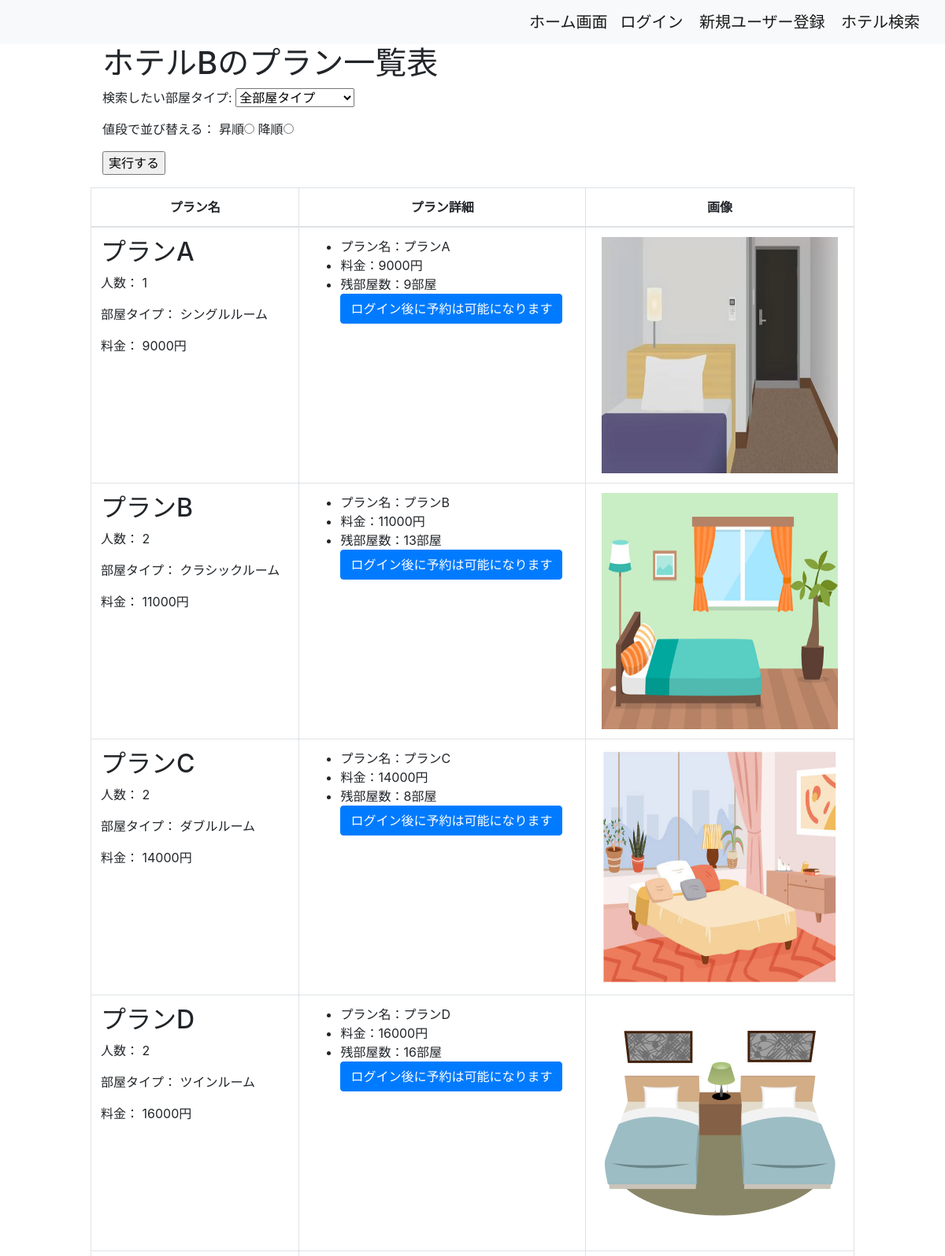
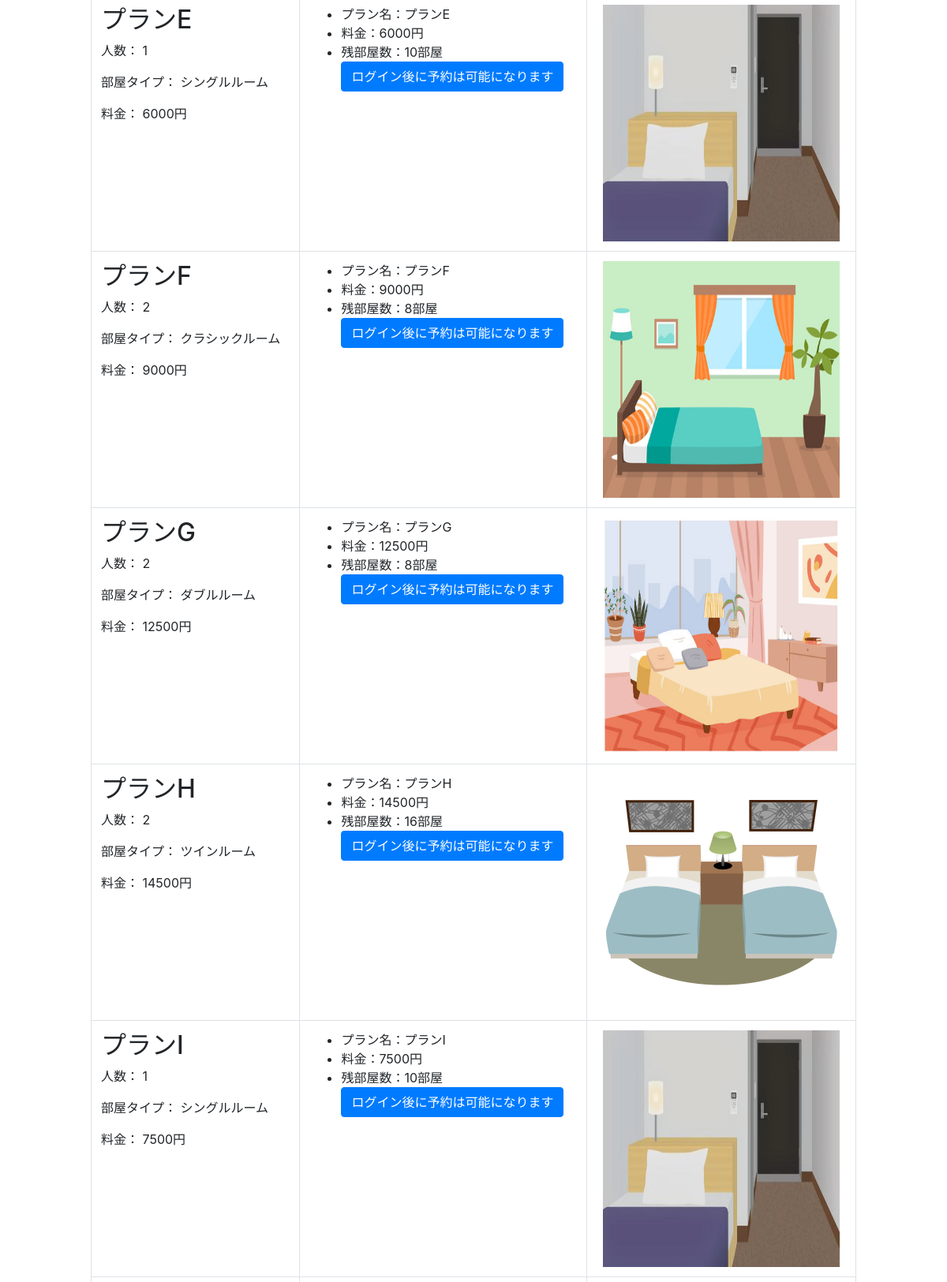
The app's page /hotel/plan_list/2/ (upper part) with its own data (2 pictures, top to bottom).
### hotel/models.py (models this page shows, shortened)
class HotelName(models.Model):
    name = models.CharField(max_length=1000)
    order = models.IntegerField(default=0)
    class Meta:
        db_table = 'hotel_name'
        ordering = ['order']

class PlanName(models.Model):
    name = models.CharField(max_length=1000)
    people = models.IntegerField()
    room_type = models.CharField(max_length=1000)
    price = models.DecimalField(max_digits=5, decimal_places=0)
    hotel = models.ForeignKey(HotelName, on_delete=models.CASCADE, default=1)
    stock = models.PositiveIntegerField(default=0)
    order = models.IntegerField(default=0)
    checkin = models.DateField(null=True, blank=True)
    checkout = models.DateField(null=True, blank=True)
    kupon = models.IntegerField(default=0)
    plan_id = models.IntegerField(default=0)
    objects = PlanNameManager()
    class Meta:
        db_table = 'plan_name'
        ordering = ['order']

class PlanPictures(models.Model):
    plan = models.ForeignKey(PlanName, on_delete=models.CASCADE, related_name='pictures')
    image = models.FileField(upload_to='plan_pictures/')
    order = models.IntegerField(default=0)
    class Meta:
        verbose_name = 'Plan Picture'
        verbose_name_plural = 'Plan Pictures'
        ordering = ['plan', 'order']

### hotel/views.py (the view, shortened to what this page needs)
# urls.py: path('plan_list/<int:hotel_id>/', PlanListView.as_view(), name='plan_list'),
class PlanListView(ListView):
    model = PlanName
    template_name = os.path.join('hotel/plan_list.html')
    context_object_name = 'plans'
    def get(self, request, *args, **kwargs):
        self.object_list = self.get_queryset()
        context = self.get_context_data()
        return self.render_to_response(context)
    def get_context_data(self, **kwargs):
        context = super().get_context_data(**kwargs)
        hotel_id = self.kwargs.get('hotel_id')
        context['hotel'] =  get_object_or_404(HotelName, id=hotel_id)
        context['pictures'] = PlanName.objects.filter(hotel=context['hotel']).order_by('order')
        context['room_type'] = self.room_type
        context['descending'] = self.request.GET.get('order_by_price') == '1'
        context['ascending'] = self.request.GET.get('order_by_price') == '2'
        context['is_authenticated'] = self.request.user.is_authenticated
        return context
    def get_queryset(self):
        self.hotel = get_object_or_404(HotelName, pk=self.kwargs['hotel_id'])
        query = PlanName.objects.filter(hotel=self.hotel).prefetch_related('pictures')
        self.room_type = self.request.GET.get('room_type', '')
        if self.room_type and self.room_type != '全部屋タイプ':
            query = query.filter(room_type=self.room_type)
        order_by_price = self.request.GET.get('order_by_price', '')
        if order_by_price == '1':
            query = query.order_by('price')
        elif order_by_price == '2':
            query = query.order_by('-price')
        logger.debug(f"room_type: {self.room_type}, order_by_price: {order_by_price}")
        logger.debug(f"Query: {query.query}")
        logger.debug(f"Number of results: {query.count()}")
        return query

### templates/hotel/plan_list.html (shortened to what this page needs)
{% extends 'base.html' %}
{% load custom_filters %}
{% block content %}
<div class="col-10 offset-1">
    <div class="container">
        <div class="row">
            <div class="col-12">
                <h1>{{ hotel.name }}のプラン一覧表</h1>
                <form method="get" action="{% url 'hotel:plan_list' hotel_id=hotel.id  %}">
                    <p>検索したい部屋タイプ:
                        <select name="room_type">
                            <option value="全部屋タイプ" {% if room_type == '全部屋タイプ' or not room_type %}selected{% endif %}>全部屋タイプ</option>
                        </select>
                    </p>
                    <p>値段で並び替える：
                        昇順<input type="radio" name="order_by_price" value="1" {% if descending %}checked{% endif %}>
                        降順<input type="radio" name="order_by_price" value="2" {% if ascending %}checked{% endif %}>
                    </p>
                    <p><input type="submit" value="実行する"/></p>
                </form>
            </div>
        </div>
        <div class="row">
                <table class="table table-bordered centered-table">
                    <thead>
                        <tr class="table table-bordered text-center">
                            <th class="text-center">プラン名</th>
                            <th class="text-center">プラン詳細</th>
                            <th class="text-center">画像</th>
                        </tr>
                    </thead>
                    <tbody>
                        {% if plans %}
                            {% for plan in plans %}
                                <tr class="text-align: start">
                                    <td>
                                        <h2>{{ plan.name|default:"No Name" }}</h2>
                                        <p>人数： {{ plan.people|default:"N/A" }}</p>
                                        <p>部屋タイプ： {{ plan.room_type|default:"N/A" }}</p>
                                        <p>料金： {{ plan.price|default:"N/A" }}円</p>
                                    </td>
                                    <td>
                                        <ul>
                                            <li>プラン名：{{ plan.name }}</li>
                                            <li>料金：{{ plan.price }}円</li>
                                            <li>残部屋数：{{ plan.stock }}部屋</li>
                                            {% if plan.stock %}
                                                {% if is_authenticated %}
                                                    {% if plan.id in cartitems %}
                                                        <p class="btn btn-danger">予約注文に追加済みです</p>
                                                    {% else %}
                                                        <li>
                                                            数量：
                                                            <input type="number" id="quantity_{{ plan.plan_id }}" name="quantity_{{ plan.plan_id }}" min="1" max="{{ plan.stock }}">
                                                        </li>
                                                        <p class="text-center"><button id="add_product_{{ plan.plan_id }}" type="button" class="btn btn-primary add-to-cart">予約注文に追加</button></p>
                                                    {% endif %}
                                                {% else %}
                                                    <a href="{% url 'accounts:us_login' %}?next={{ request.path }}" class="btn btn-primary">ログイン後に予約は可能になります</a>
                                                {% endif %}
                                            {% endif %}
                                        </ul>
                                    </td>
                                    <td class="text-center">
                                        {% for picture in plan.pictures.all %}
                                            <img width="300px" height="300px" src="{{ picture.image.url }}" alt="{{ plan.name }}">
                                        {% endfor %}
                                    </td>
                                </tr>
                            {% endfor %}
                        {% endif %}
                    </tbody>
                </table>
            </div>
        </div>
    </div>
{% endblock %}

### records on screen
HotelName: name "ホテルB"
PlanName: name "プランA", people "1", room_type "シングルルーム", price "9000", stock "9"
PlanPictures: image (picture)
PlanName: name "プランB", people "2", room_type "クラシックルーム", price "11000", stock "13"
PlanPictures: image (picture)
PlanName: name "プランC", people "2", room_type "ダブルルーム", price "14000", stock "8"
PlanPictures: image (picture)
PlanName: name "プランD", people "2", room_type "ツインルーム", price "16000", stock "16"
PlanPictures: image (picture)
PlanName: name "プランE", people "1", room_type "シングルルーム", price "6000", stock "10"
PlanPictures: image (picture)
PlanName: name "プランF", people "2", room_type "クラシックルーム", price "9000", stock "8"
PlanPictures: image (picture)
PlanName: name "プランG", people "2", room_type "ダブルルーム", price "12500", stock "8"
PlanPictures: image (picture)
PlanName: name "プランH", people "2", room_type "ツインルーム", price "14500", stock "16"
PlanPictures: image (picture)
PlanName: name "プランI", people "1", room_type "シングルルーム", price "7500", stock "10"
PlanPictures: image (picture)
